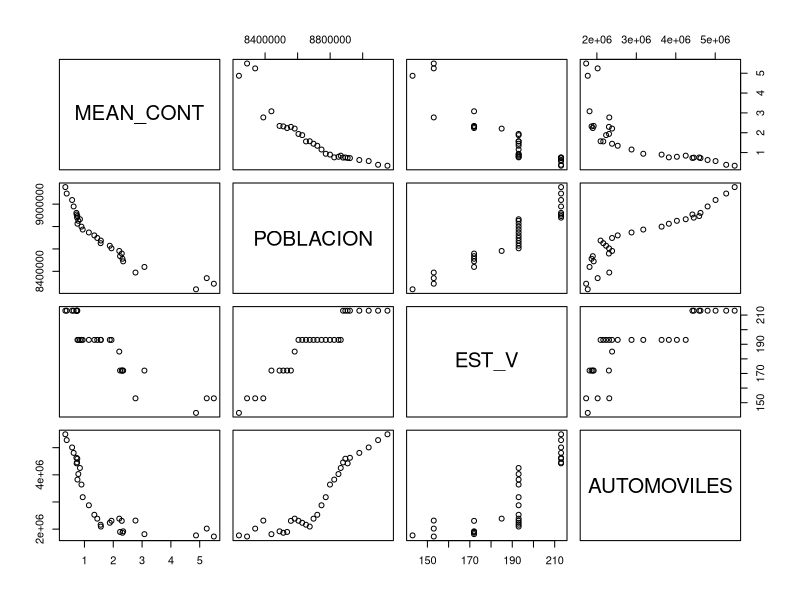
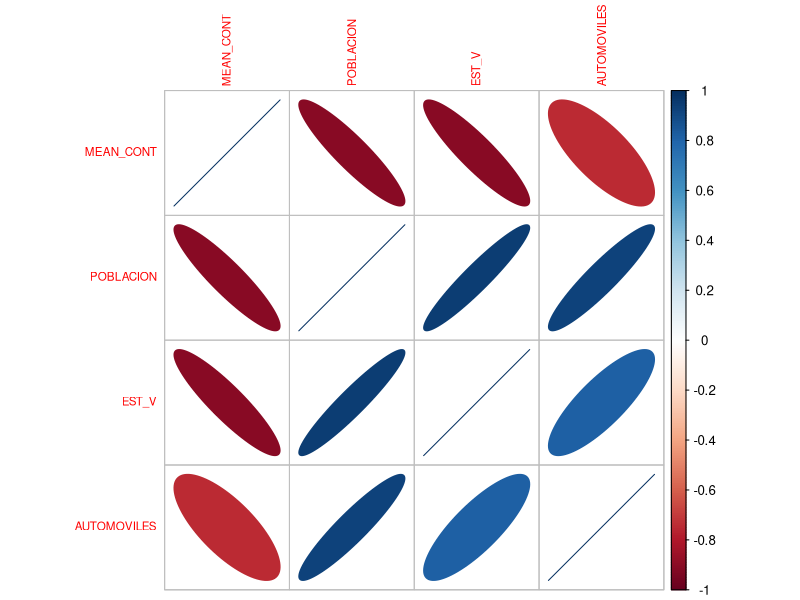

R code for these plots, in order: (Note: this script raises an error after producing the figures.)
## ---- chunk 1
library("ggplot2")
library("corrplot")

info <- read.csv('procesados.csv')
info <- info[info['CONTAMINANTE'] == 'CO',]
info <- info[-nrow(info),] #eliminamos 2020
## ---- chunk 2
pairs(info[, c(3, 5, 6, 7)])
## ---- chunk 3
cor(info[, c(3, 5, 6, 7)]) |> corrplot(method="ellipse", tl.cex = 0.7)
## ---- chunk 4
p_medias <- p_alcaldia |>
    group_by(ALCALDIA, AÑO) |>
    summarize(MEAN_CONT = mean(VALUE))
## ---- chunk 5
ggplot(data=info, mapping = aes(AÑO, MEAN_CONT)) +
    geom_point() +
    geom_smooth() + 
    labs(
        x = "Año", y = "Media anual de CO"
    )
## ---- chunk 6
ggplot(data=info, mapping = aes(AÑO, AUTOMOVILES)) +
    geom_point() +
    geom_smooth() + 
    labs(
        x = "Año", y = "Número de automóviles registrados"
    )
## ---- chunk 7
ggplot(data=info, mapping = aes(AÑO, POBLACION / 1e6)) +
    geom_point() +
    geom_smooth() + 
    labs(
        x = "Año", y = "Población en millones"
    )
## ---- chunk 8
ggplot(data=info, mapping = aes(AÑO,  EST_V)) +
    geom_point() +
    geom_smooth() + 
    labs(
        x = "Año", y = "Estaciones de transporte público eléctrico"
    )
## ---- chunk 9
info <- info |>
    dplyr::filter(AÑO > 1994)
## ---- chunk 10
ggplot(data=info, mapping = aes(AÑO, MEAN_CONT)) +
    geom_point() +
    geom_smooth() + 
    labs(
        x = "Año", y = "Media anual de CO"
    )
## ---- chunk 11
spec <- log(MEAN_CONT) ~ log(POBLACION) + log(EST_V) + log(AUTOMOVILES)
## ---- chunk 12
m_ols <- lm(spec, data=info)
summary(m_ols)
## ---- chunk 13
m_gls <- gls(spec, data=info)
summary(m_gls)
